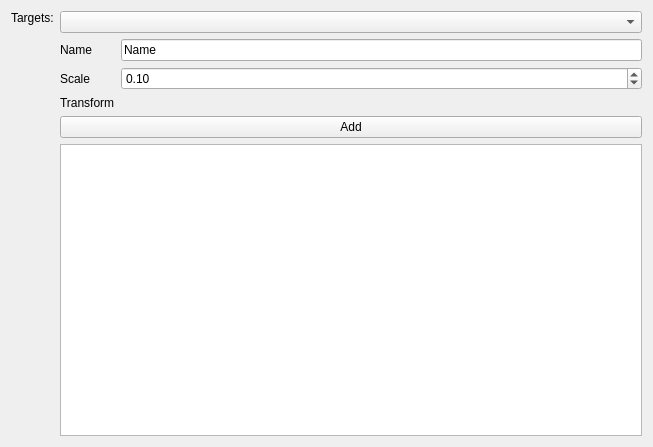
<?xml version="1.0" encoding="UTF-8"?>
<ui version="4.0">
 <class>Marker</class>
 <widget class="QWidget" name="Marker">
  <property name="geometry">
   <rect>
    <x>0</x>
    <y>0</y>
    <width>653</width>
    <height>447</height>
   </rect>
  </property>
  <property name="windowTitle">
   <string>Form</string>
  </property>
  <layout class="QHBoxLayout" name="horizontalLayout">
   <item>
    <layout class="QVBoxLayout" name="verticalLayout_2">
     <item>
      <widget class="QLabel" name="label">
       <property name="sizePolicy">
        <sizepolicy hsizetype="Preferred" vsizetype="Fixed">
         <horstretch>0</horstretch>
         <verstretch>0</verstretch>
        </sizepolicy>
       </property>
       <property name="text">
        <string>Targets:</string>
       </property>
      </widget>
     </item>
     <item>
      <widget class="Targets" name="targets" native="true"/>
     </item>
    </layout>
   </item>
   <item>
    <layout class="QVBoxLayout" name="verticalLayout">
     <item>
      <widget class="QComboBox" name="availableMarker"/>
     </item>
     <item>
      <layout class="QFormLayout" name="formLayout">
       <item row="0" column="0">
        <widget class="QLabel" name="name">
         <property name="text">
          <string>Name</string>
         </property>
        </widget>
       </item>
       <item row="0" column="1">
        <widget class="QLineEdit" name="name_input">
         <property name="text">
          <string>Name</string>
         </property>
        </widget>
       </item>
       <item row="2" column="0">
        <widget class="QLabel" name="Transform">
         <property name="text">
          <string>Transform</string>
         </property>
        </widget>
       </item>
       <item row="2" column="1">
        <widget class="TransformInput" name="tranformInput" native="true">
         <property name="sizePolicy">
          <sizepolicy hsizetype="Preferred" vsizetype="Preferred">
           <horstretch>0</horstretch>
           <verstretch>0</verstretch>
          </sizepolicy>
         </property>
        </widget>
       </item>
       <item row="1" column="0">
        <widget class="QLabel" name="scaleLabel">
         <property name="text">
          <string>Scale</string>
         </property>
        </widget>
       </item>
       <item row="1" column="1">
        <widget class="QDoubleSpinBox" name="scale">
         <property name="minimum">
          <double>0.050000000000000</double>
         </property>
         <property name="maximum">
          <double>1.000000000000000</double>
         </property>
         <property name="value">
          <double>0.100000000000000</double>
         </property>
        </widget>
       </item>
      </layout>
     </item>
     <item>
      <widget class="QPushButton" name="add">
       <property name="text">
        <string>Add</string>
       </property>
      </widget>
     </item>
     <item>
      <widget class="QListWidget" name="existingMarker"/>
     </item>
    </layout>
   </item>
  </layout>
 </widget>
 <customwidgets>
  <customwidget>
   <class>TransformInput</class>
   <extends>QWidget</extends>
   <header>stack_of_tasks.ui.transforminput</header>
   <container>1</container>
  </customwidget>
  <customwidget>
   <class>Targets</class>
   <extends>QWidget</extends>
   <header>stack_of_tasks.ui.targets</header>
   <container>1</container>
  </customwidget>
 </customwidgets>
 <tabstops>
  <tabstop>availableMarker</tabstop>
  <tabstop>name_input</tabstop>
  <tabstop>add</tabstop>
 </tabstops>
 <resources/>
 <connections/>
</ui>
